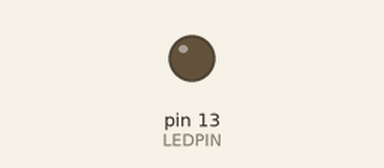
Recording of a sketch running on a simulated Arduino Uno, built with avr-gcc and run on an emulated ATmega328P. On the bench: output pins drawn as LEDs (lit = HIGH).

Above: at 4.4 s.
At 13.9 s:
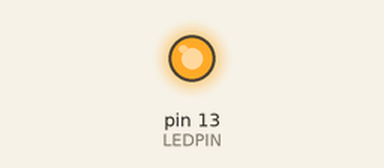
Timing chart, 0 to 26.0 s (numbered marks = the images above):
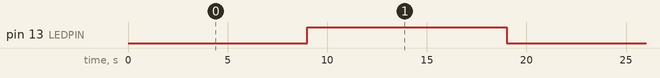

The sketch:

timer_example.ino
```cpp
// avr-libc library includes
#include <avr/io.h>
#include <avr/interrupt.h>

#define LEDPIN 13
int seconds = 0;

void setup()
{
    pinMode(LEDPIN, OUTPUT);

    // initialize Timer1
    cli();          // disable global interrupts
    TCCR1A = 0;     // set entire TCCR1A register to 0
    TCCR1B = 0;     // same for TCCR1B

    // set compare match register to desired timer count:
    OCR1A = 15624;  // 15264 is value for 1 second. See: http://www.engblaze.com/microcontroller-tutorial-avr-and-arduino-timer-interrupts/
    // turn on CTC mode:
    TCCR1B |= (1 << WGM12);
    // Set CS10 and CS12 bits for 1024 prescaler:
    TCCR1B |= (1 << CS10);
    TCCR1B |= (1 << CS12);
    // enable timer compare interrupt:
    TIMSK1 |= (1 << OCIE1A);
    // enable global interrupts:
    sei();
}

void loop()
{
    // do some crazy stuff while my LED keeps blinking
}

ISR(TIMER1_COMPA_vect)
{ // using to toggle LED every 10 seconds
    seconds++;
    if(seconds == 10)
    {
      seconds = 0;
      digitalWrite(LEDPIN, !digitalRead(LEDPIN));
    }
}
```

Measured:
- by itself, pin 13 (LEDPIN): alternates HIGH for 10.0 s and LOW for 10.0 s
